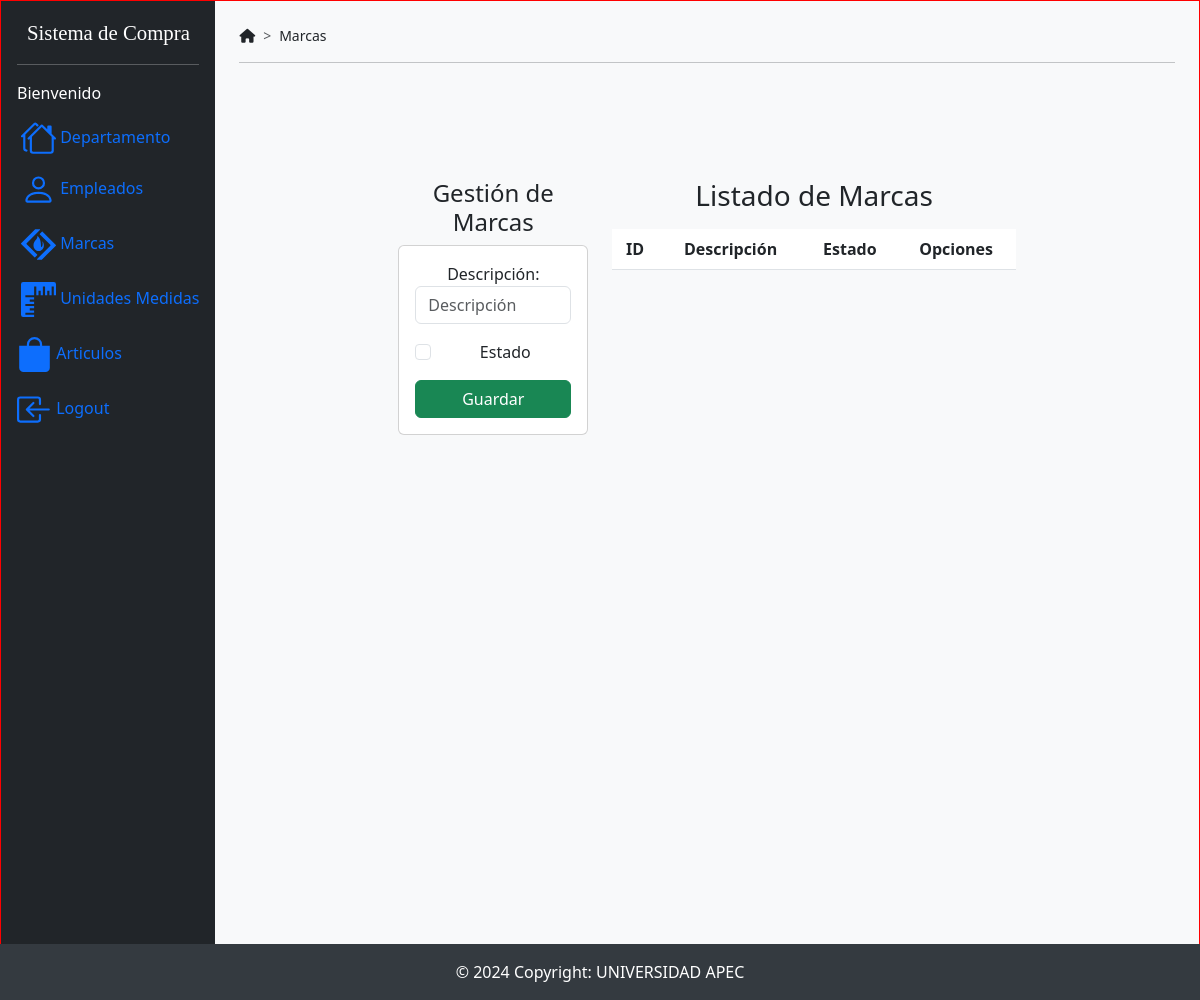
The page /principalMarcas on the database as committed earlier.
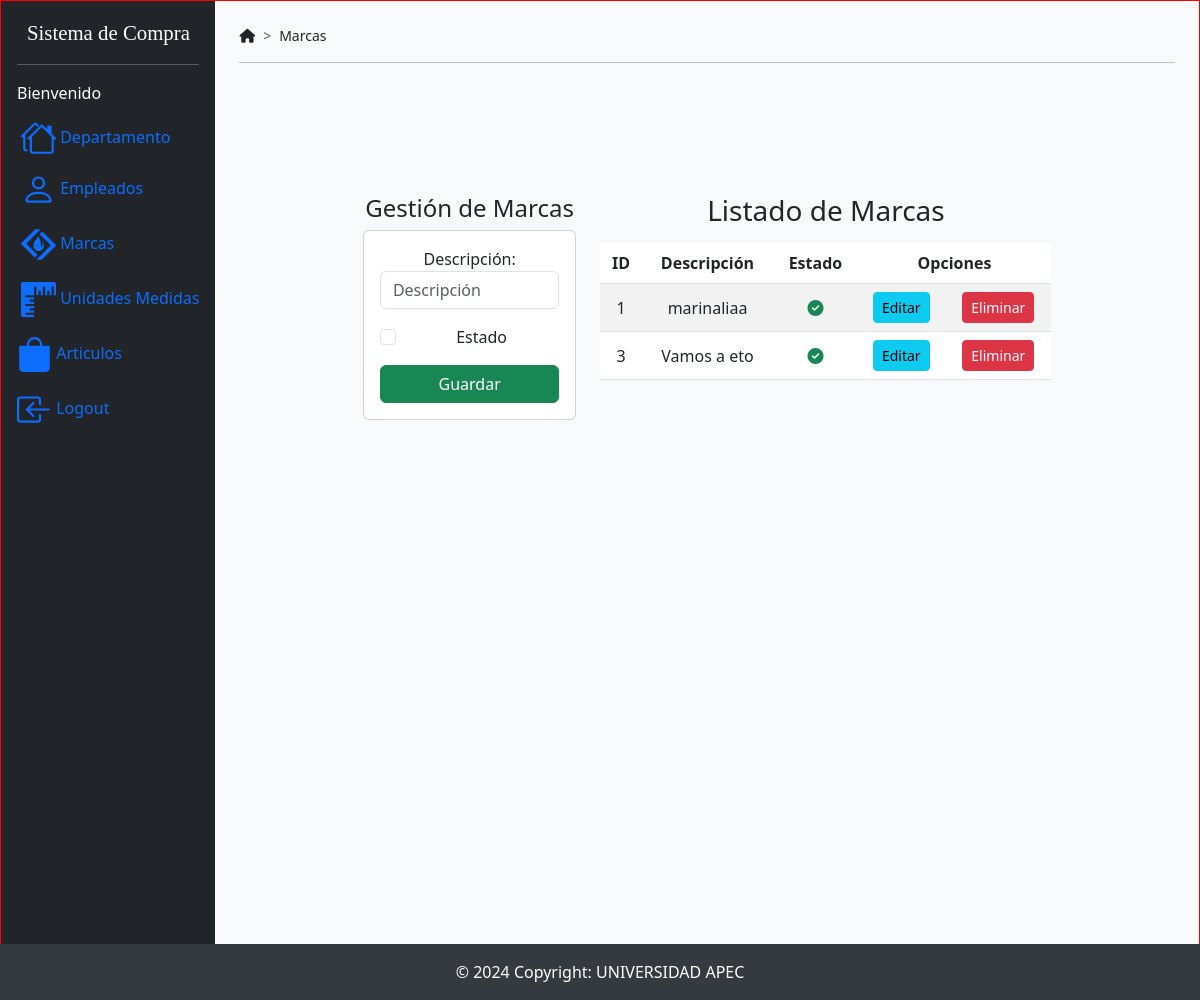
The same page on the database as committed later.
### SistemaCompraApp/models.py (models this page shows)
class Marcas(models.Model):
    idmarca = models.AutoField(db_column='IdMarca', primary_key=True, blank=False, null=False)  # Field name made lowercase.
    descripcion = models.TextField(db_column='Descripcion')  # Field name made lowercase.
    estado = models.TextField(db_column='Estado', blank=True, null=True)  # Field name made lowercase.
    class Meta:
        managed = False
        db_table = 'Marcas'

### SistemaCompraApp/views.py (the view)
# urls.py: path('principalMarcas', views.principalMarcas, name='principalMarcas'),
def principalMarcas(request):
    listadoMarcas = Marcas.objects.all()
    return render(request, 'principalMarcas.html', {'marcas': listadoMarcas})

### SistemaCompraApp/templates/principalMarcas.html (shortened to what this page needs)
{% extends "./base.html" %}
{% block navegacion %}Marcas{% endblock %}
{% block body %}
    <div class="row">
        <div class="col-sm-12 col-md-6 col-lg-4 col-xl-4 mb-4">
            <h4>Gestión de Marcas</h4>
            <div class="card">
                <div class="card-body">
                    <form action="/registrarMarcas/" method="post">{% csrf_token %}
                        <div class="form-group mb-3">
                            <label for="txtdescripcionMarca">Descripción:</label>
                            <input type="text"
                                   name="txtdescripcionMarca"
                                   id="txtdescripcionMarca"
                                   class="form-control"
                                   placeholder="Descripción"
                                   minlength="1"
                                   maxlength="500"
                                   required>
                        </div>
                        <div class="form-check mb-3">
                            <input class="form-check-input"
                                   type="checkbox"
                                   name="txtEstadoMarca"
                                   id="txtEstadoMarca"
                                   required>
                            <label class="form-check-label" for="txtEstadoMarca">Estado</label>
                        </div>
                        <div class="d-grid">
                            <button type="submit" class="btn btn-success text-white">Guardar</button>
                        </div>
                    </form>
                </div>
            </div>
        </div>
        <div class="col-sm-12 col-md-6 col-lg-8 col-xl-8">
            <h3>Listado de Marcas</h3>
            <div class="table-responsive py-2">
                <table class="table table-striped">
                    <thead>
                        <tr>
                            <th>ID</th>
                            <th>Descripción</th>
                            <th>Estado</th>
                            <th colspan="2">Opciones</th>
                        </tr>
                    </thead>
                    <tbody>
                        {% for marca in marcas %}
                            <tr>
                                <td>{{ marca.idmarca }}</td>
                                <td>{{ marca.descripcion }}</td>
                                <td>
                                    {% if marca.estado == "1" %}
                                        <i class="fa-solid fa-circle-check text-success"></i>
                                    {% else %}
                                        <i class="fa-regular fa-circle-check text-muted"></i>
                                    {% endif %}
                                </td>
                                <td>
                                    <a href="edicionMarcas/{{ marca.idmarca }}" class="btn btn-info btn-sm">Editar</a>
                                </td>
                                <td>
                                    <a href="eliminarMarcas/{{ marca.idmarca }}" class="btn btn-danger btn-sm btnEliminacion">Eliminar</a>
                                </td>
                            </tr>
                        {% endfor %}
                    </tbody>
                </table>
            </div>
        </div>
    </div>
{% endblock %}

Rows that differ between the two databases and show on the page:
added Marcas: idmarca "1", descripcion "marinaliaa", Estado "1" (drawn)
added Marcas: idmarca "3", descripcion "Vamos a eto", Estado "1" (drawn)
